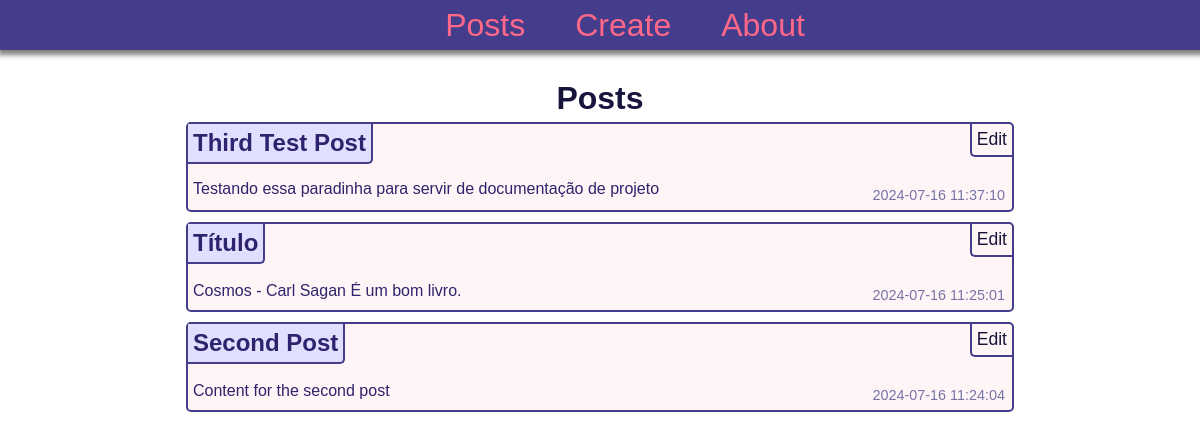
/, run on an earlier commit of the app's database.
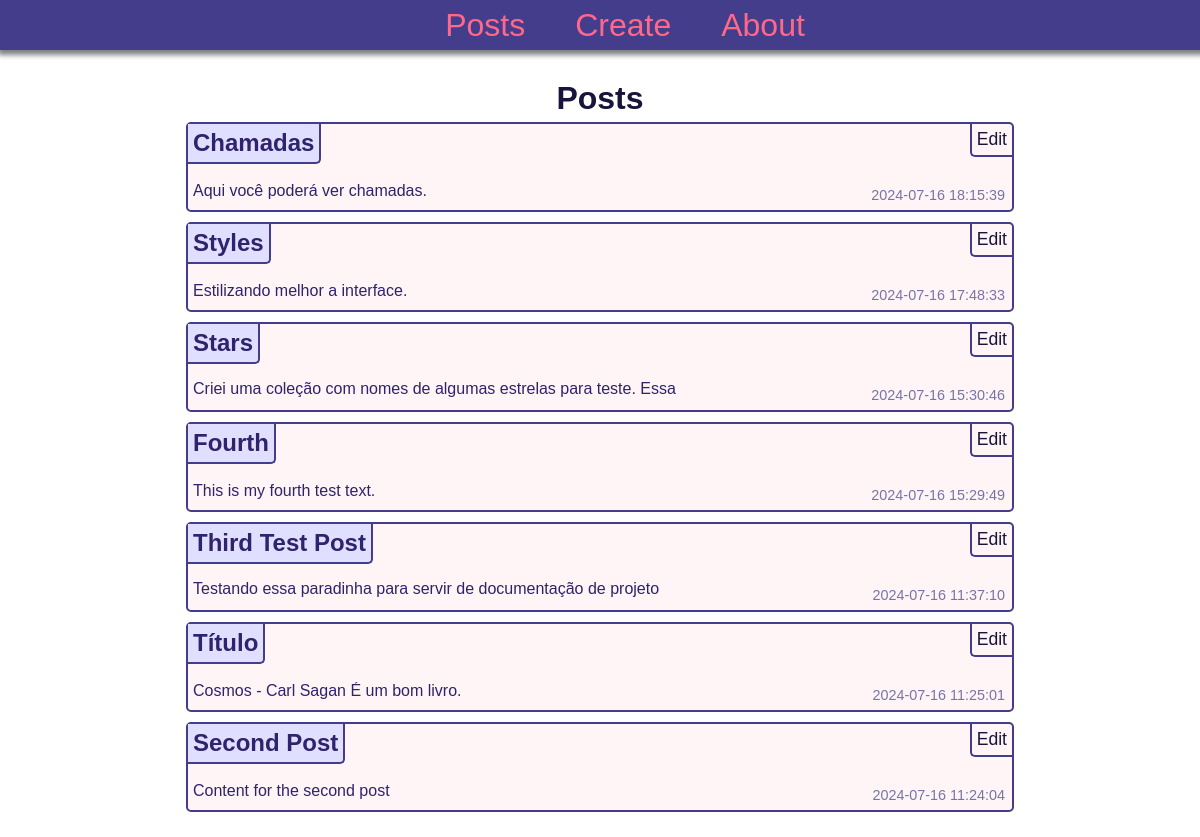
And on a later commit of the database.
### tables this page shows
CREATE TABLE posts (
    id INTEGER PRIMARY KEY AUTOINCREMENT,
    created TIMESTAMP NOT NULL DEFAULT CURRENT_TIMESTAMP,
    title TEXT NOT NULL,
    content TEXT NOT NULL
);

### app.py (the view)
@app.route('/')
def index():
    conn = get_db_connection()
    posts = conn.execute('SELECT * FROM posts ORDER BY created DESC').fetchall()
    conn.close()
    return render_template('index.html', posts=posts)

### app.py (called while the page is built)
def get_db_connection():
    conn = sqlite3.connect('./database/database.db')
    conn.row_factory = sqlite3.Row
    return conn

### templates/index.html
{% extends 'base.html' %}
{% block content %}
    <h1>{% block title %} Posts {% endblock %}</h1>
    {% for post in posts %}
        <div class='post'>
            <p class="created-at">{{ post['created'] }}</p>
            <h2>{{ post['title'] }}</h2>
            <p class="post-texts">{{ post['content'] }}</p>
            <a class="edit-button" href="{{ url_for('edit', id=post['id']) }}">Edit</a>
        </div>
    {% endfor %}
{% endblock %}

What changed in the data, as far as the page shows it:
added posts: created "2024-07-16 18:15:39", title "Chamadas", content "Aqui você poderá ver chamadas."
added posts: created "2024-07-16 17:48:33", title "Styles", content "Estilizando melhor a interface."
added posts: created "2024-07-16 15:30:46", title "Stars", content "Criei uma coleção com nomes de algumas estrelas para teste. Essa…"
added posts: created "2024-07-16 15:29:49", title "Fourth", content "This is my fourth test text."
